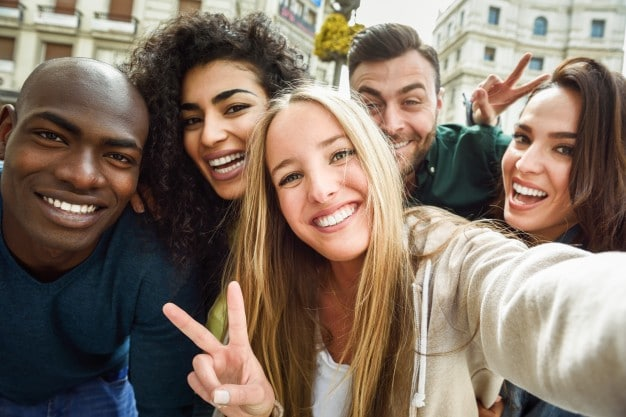
#> input picture Reconocimiento OpenCV 1/personas.jpg, 626 x 417 px
$ python imagenes.py
#> lines starting #> are read from the running program, lines starting #| are printed output that depends on the picture; after the words box and inside, x2 and y2 are one past the last pixel; in counts of white or black regions, pixels touching at a corner belong together
import cv2

# Load the cascade
face_cascade = cv2.CascadeClassifier('haarcascade_eye_tree_eyeglasses.xml')
# Read the input image
img = cv2.imread('personas.jpg')
#> img is the input picture: shape (417, 626, 3); mean B, G, R 100.7, 114.2, 130.3
# Convert into grayscale
gray = cv2.cvtColor(img, cv2.COLOR_BGR2GRAY)
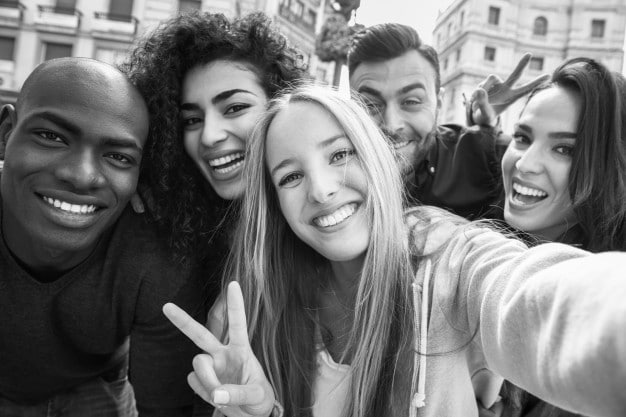
#> gray: shape (417, 626); min 0, max 255, mean 117.5
# Detect faces
faces = face_cascade.detectMultiScale(gray, 1.1, 8)
#> faces = [[397, 90, 26, 26], [221, 97, 25, 25], [322, 138, 34, 34], [28, 116, 43, 43]]
# Draw rectangle around the faces
for (x, y, w, h) in faces:
    cv2.rectangle(img, (x, y), (x+w, y+h), (255, 0, 0), 2)
#> this loop made 4 passes
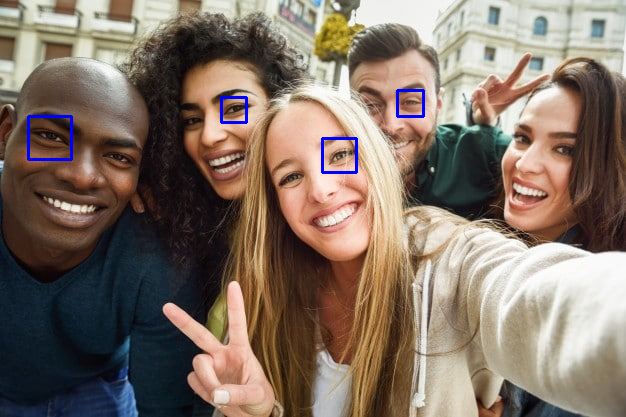
#> img: shape (417, 626, 3); 0.58% of pixels changed, all inside (x1, y1, x2, y2) = (27, 89, 425, 174)
# Display the output
cv2.imshow('img', img)
cv2.waitKey()
